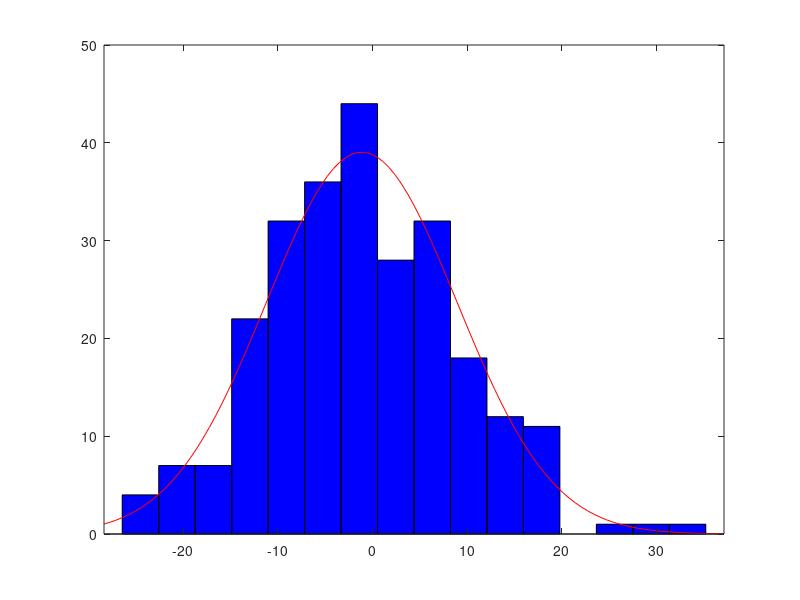
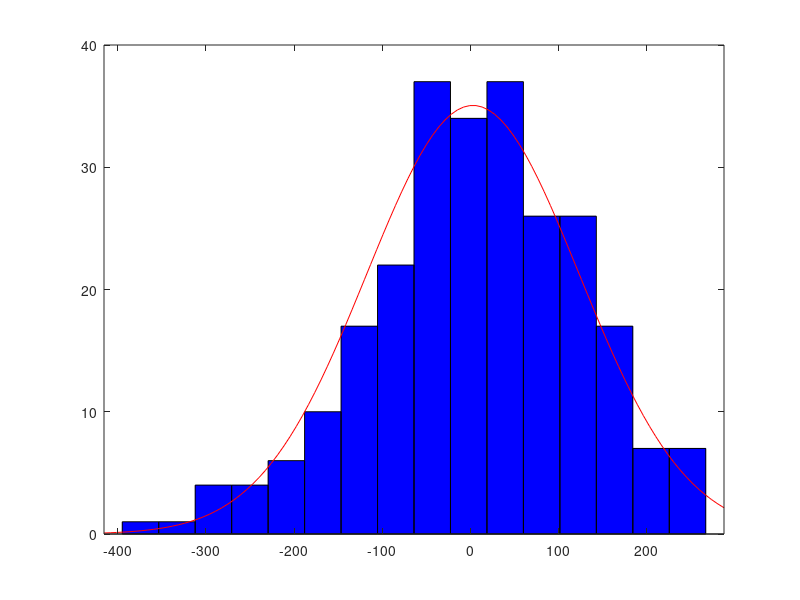
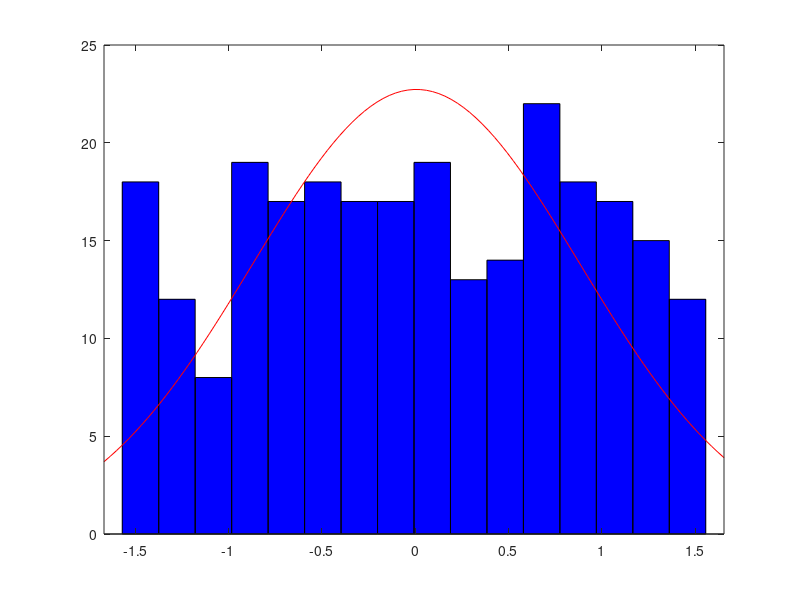
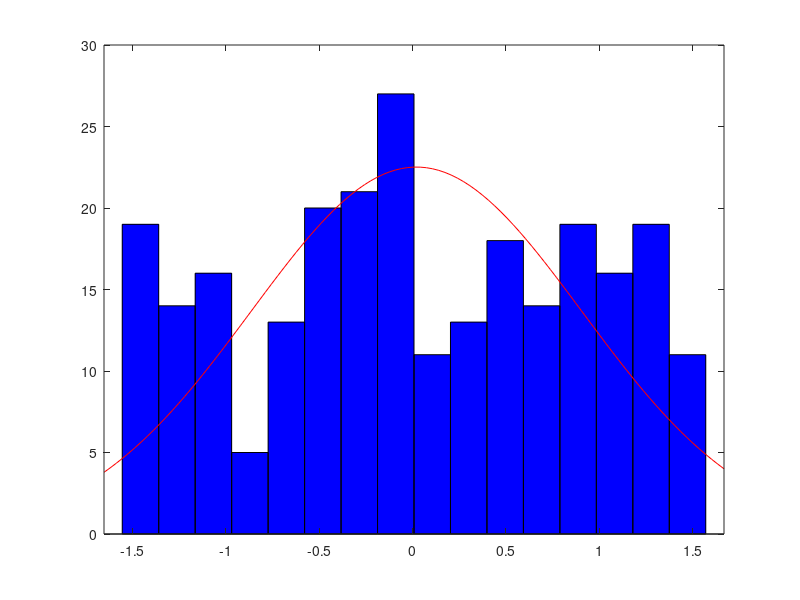

MATLAB code for these plots, in order:
%% Wiener process distribution
clear, clc, close all

varp = 1;

N = 2^14;
Ntrials = 256;
theta = zeros(Ntrials, N);
thetaq = theta;
for n = 1:Ntrials
    initial_phase    = pi*(2*rand(1)-1); % [-pi, pi]
    dtheta      = [0 sqrt(varp)*randn(1, N-1)];                                  % i.i.d.Gaussian random variables with zero mean and variance sigma_p^2
    theta(n, :) = initial_phase + cumsum(dtheta, 2);
    thetaq(n, :) = asin(sin(theta(n, :)));
end

figure, histfit(theta(:, 100))
figure, histfit(theta(:, end))
var(theta(:, 100))


figure, histfit(thetaq(:, 100))
figure, histfit(thetaq(:, end))
